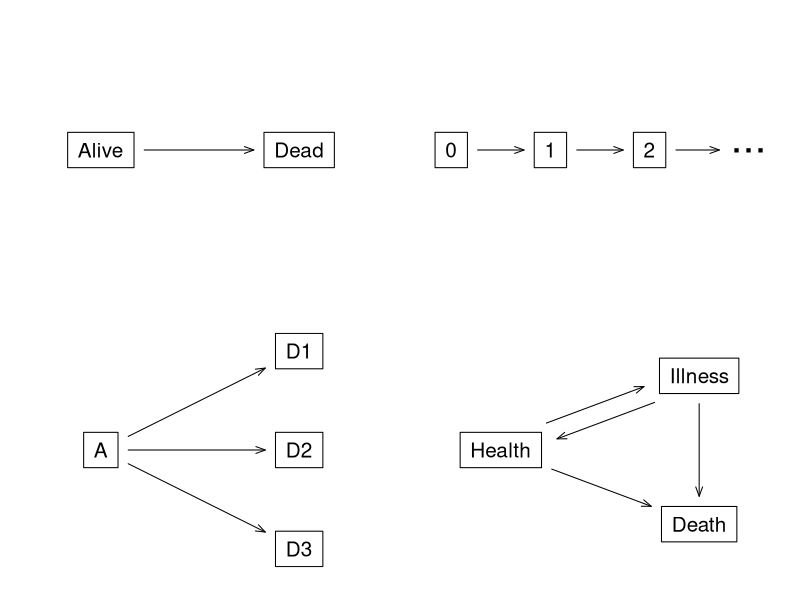
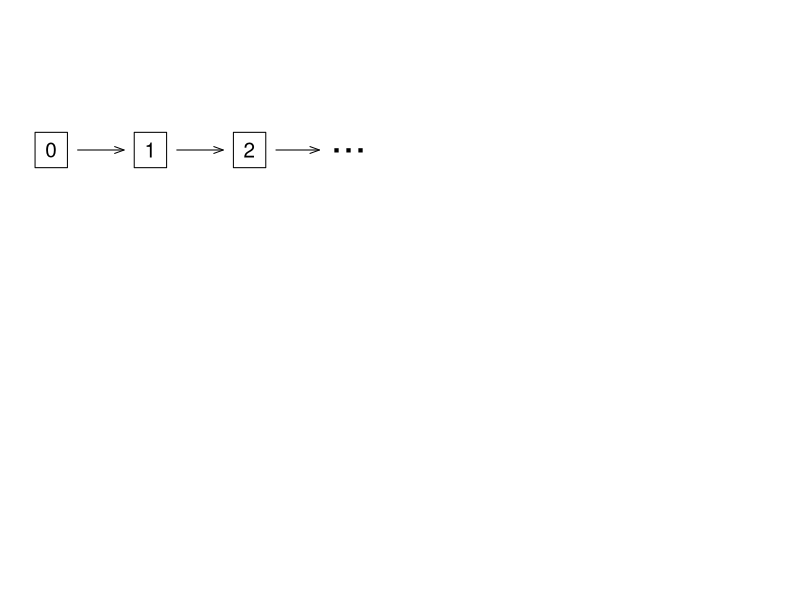
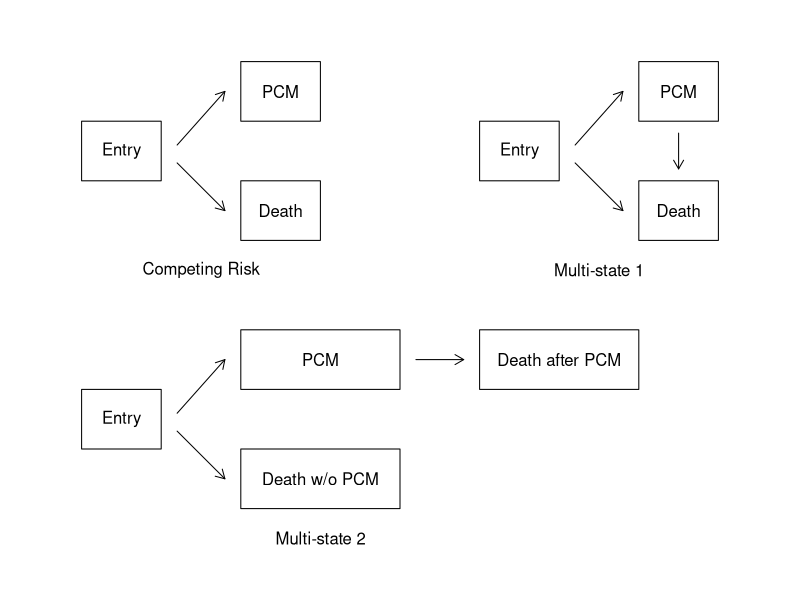
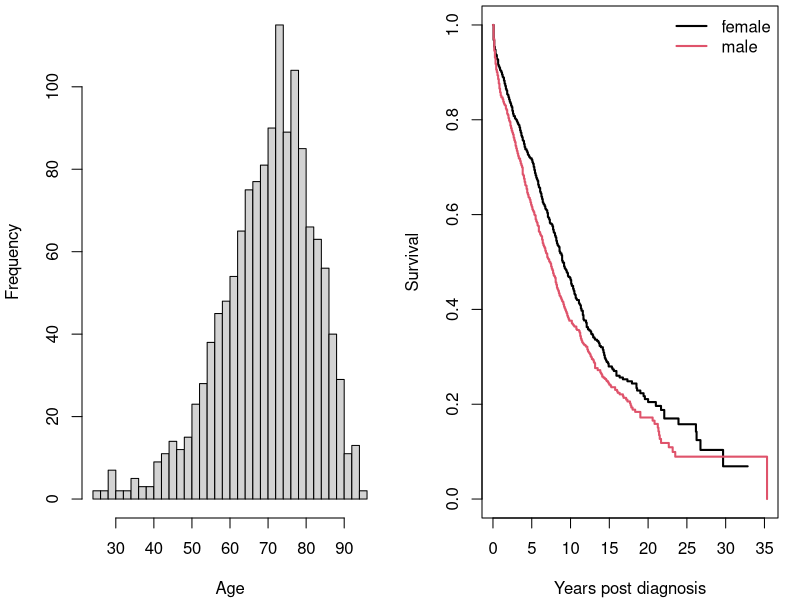
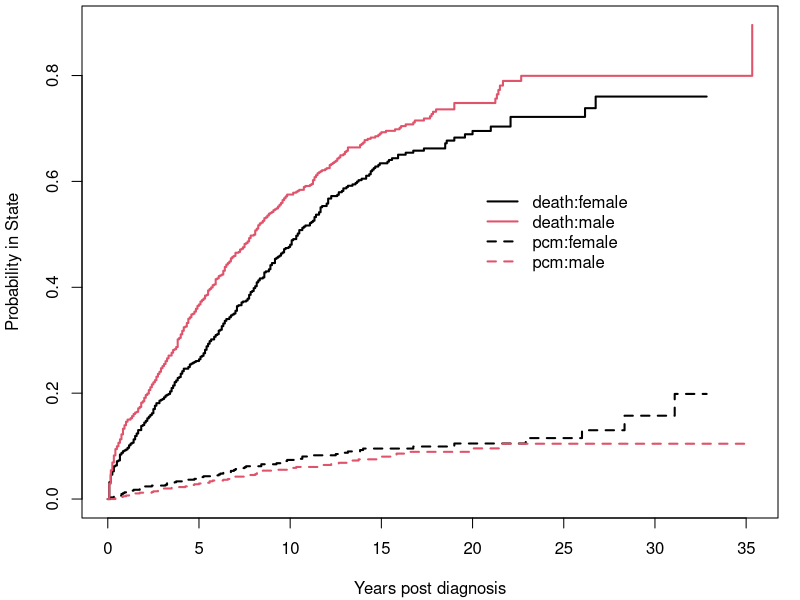
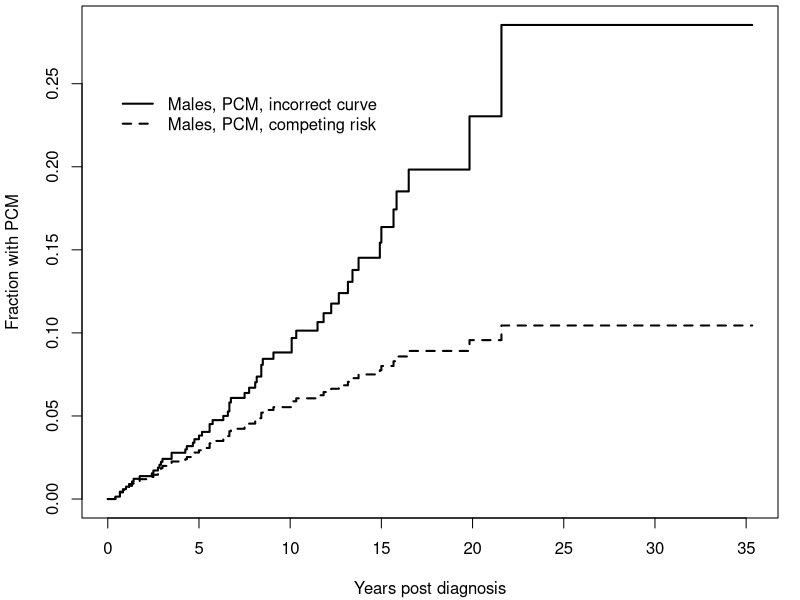
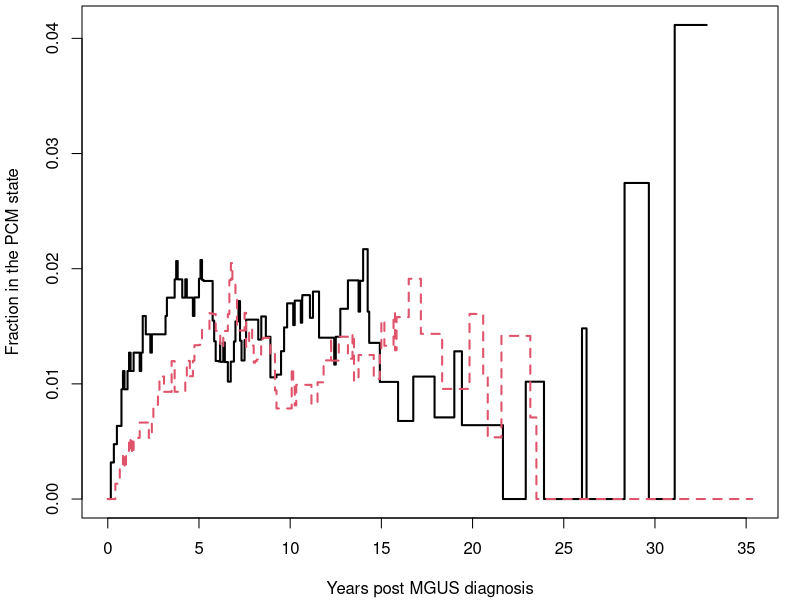
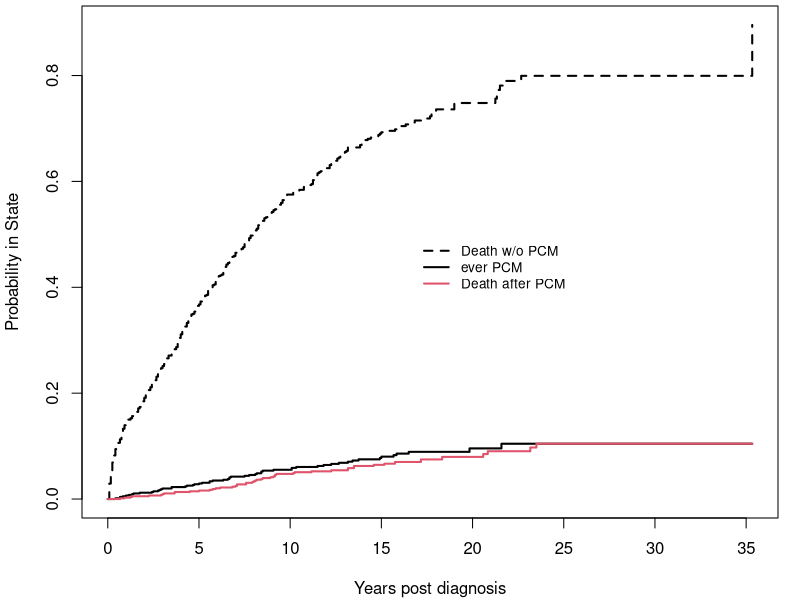

Generate these figures, in order, with R:
#!/usr/bin/r

### R code from vignette source 'compete.Rnw'

###################################################
### code chunk number 1: compete.Rnw:23-29
###################################################
options(continue="  ", width=60)
options(SweaveHooks=list(fig=function() par(mar=c(4.1, 4.1, .3, 1.1))))
pdf.options(pointsize=10) #text in graph about the same as regular text
options(contrasts=c("contr.treatment", "contr.poly")) #ensure default

library("survival")


###################################################
### code chunk number 2: sfig1
###################################################
getOption("SweaveHooks")[["fig"]]()
oldpar <- par(mar=c(.1, .1, .1, .1), mfrow=c(2,2))
cmat1 <- matrix(c(0,0,1,0), nrow=2,
                dimnames=list(c("Alive", "Dead"), c("Alive", "Dead")))
statefig(c(1,1), cmat1, cex=1.5)

state4 <- c("0", "1", "2", "...")
cmat4 <- matrix(0, 4,4, dimnames= list(state4, state4))
cmat4[1,2] <- cmat4[2,3] <- cmat4[3,4] <- 1
statefig(c(1,1,1,1), cmat4, bcol=c(1,1,1,0), cex=c(1.5, 1.5, 1.5, 3))

states <- c("A", "D1", "D2", "D3")
cmat2 <- matrix(0, 4,4, dimnames=list(states, states))
cmat2[1, -1] <- 1
statefig(c(1,3), cmat2, cex=1.5)

state3 <- c("Health", "Illness", "Death")
cmat3 <- matrix(0, 3, 3, dimnames = list(state3, state3))
cmat3[1,2] <- cmat3[2,1] <- cmat3[-3, 3] <- 1
statefig(c(1,2), cmat3, offset=.03, cex=1.5)

state4 <- c("0", "1", "2", "...")
cmat4 <- matrix(0, 4,4, dimnames= list(state4, state4))
cmat4[1,2] <- cmat4[2,3] <- cmat4[3,4] <- 1
statefig(c(1,1,1,1), cmat4, bcol=c(1,1,1,0), cex=c(1.5, 1.5, 1.5, 3))
par(oldpar)


###################################################
### code chunk number 3: crfig2
###################################################
getOption("SweaveHooks")[["fig"]]()
par(mar=c(.1, .1, .1, .1))
frame()
oldpar <- par(usr=c(0,100,0,100))
# first figure
xx <- c(0, 10, 10, 0)
yy <- c(0, 0, 10, 10)
polygon(xx +10, yy+70)
temp <- c(60, 80)
for (j in 1:2) {
  polygon(xx + 30, yy+ temp[j])
  arrows(22, 70 + 3*j, 28, temp[j] +5, length=.1)
}
text(c(15, 35, 35), c(75, 65, 85),c("Entry", "Death", "PCM"))
text(25, 55, "Competing Risk")

# Second figure
polygon(xx +60, yy+70)
for (j in 1:2) {
  polygon(xx + 80, yy+ temp[j])
  arrows(72, 70+ 3*j, 78, temp[j] +5, length=.1)
}
text(50+ c(15, 35, 35), c(75, 65, 85),c("Entry", "Death", "PCM"))
arrows(85, 78, 85, 72, length=.1)
text(75, 55, "Multi-state 1")

# third figure
polygon(xx+10, yy+25)
temp <- c(15, 35)
for (j in 1:2) {
  polygon(2*xx +30, yy + temp[j])
  arrows(22, 25 + 3*j, 28, temp[j] +5, length=.1)
}
text(c(15, 40, 40), c(30, 20, 40),c("Entry", "Death w/o PCM", "PCM"))
polygon(2*xx + 60, yy+temp[2])
arrows(52, 40, 58, 40, length=.1)
text(70, 40, "Death after PCM")
text(40, 10, "Multi-state 2")


###################################################
### code chunk number 4: mgus1
###################################################
getOption("SweaveHooks")[["fig"]]()
oldpar <- par(mfrow=c(1,2))
hist(mgus2$age, nclass=30, main='', xlab="Age")
with(mgus2, tapply(age, sex, mean))

mfit1 <- survfit(Surv(futime, death) ~ sex, data=mgus2)
mfit1
plot(mfit1, col=c(1,2), xscale=12, mark.time=FALSE, lwd=2,
     xlab="Years post diagnosis", ylab="Survival")
legend("topright", c("female", "male"), col=1:2, lwd=2, bty='n')
par(oldpar)


###################################################
### code chunk number 5: mgus2
###################################################
getOption("SweaveHooks")[["fig"]]()
etime <- with(mgus2, ifelse(pstat==0, futime, ptime))
event <- with(mgus2, ifelse(pstat==0, 2*death, 1))
event <- factor(event, 0:2, labels=c("censor", "pcm", "death"))
table(event)

mfit2 <- survfit(Surv(etime, event) ~ sex, data=mgus2)
print(mfit2, rmean=240, scale=12)
mfit2$transitions

plot(mfit2, col=c(1,2,1,2), lty=c(2,2,1,1),
     mark.time=FALSE, lwd=2,  xscale=12,
     xlab="Years post diagnosis", ylab="Probability in State")
legend(240, .6, c("death:female", "death:male", "pcm:female", "pcm:male"),
       col=c(1,2,1,2), lty=c(1,1,2,2), lwd=2, bty='n')


###################################################
### code chunk number 6: mgus3
###################################################
getOption("SweaveHooks")[["fig"]]()
pcmbad <- survfit(Surv(etime, pstat) ~ sex, data=mgus2)
plot(pcmbad[2], lwd=2, fun="event", conf.int=FALSE, xscale=12,
     xlab="Years post diagnosis", ylab="Fraction with PCM")
lines(mfit2[2,"pcm"], lty=2, lwd=2, mark.time=FALSE, conf.int=FALSE)
legend(0, .25, c("Males, PCM, incorrect curve", "Males, PCM, competing risk"),
       col=1, lwd=2, lty=c(1,2), bty='n')


###################################################
### code chunk number 7: mgus4
###################################################
ptemp <- with(mgus2, ifelse(ptime==futime & pstat==1, ptime-.1, ptime))
data3 <- tmerge(mgus2, mgus2,  id=id, death=event(futime, death),
                pcm = event(ptemp, pstat))
data3 <- tmerge(data3, data3, id, enum=cumtdc(tstart))
with(data3, table(death, pcm))


###################################################
### code chunk number 8: mgus4g
###################################################
getOption("SweaveHooks")[["fig"]]()
temp <- with(data3, ifelse(death==1, 2, pcm))
data3$event <- factor(temp, 0:2, labels=c("censor", "pcm", "death"))
mfit3 <- survfit(Surv(tstart, tstop, event) ~ sex, data=data3, id=id)
print(mfit3, rmean=240, digits=2)
mfit3$transitions
plot(mfit3[,"pcm"], mark.time=FALSE, col=1:2, lty=1:2, lwd=2,
     xscale=12,
     xlab="Years post MGUS diagnosis", ylab="Fraction in the PCM state")
legend(40, .4, c("female", "male"), lty=1:2, col=1:2, lwd=2, bty='n')


###################################################
### code chunk number 9: mgus5
###################################################
getOption("SweaveHooks")[["fig"]]()
# Death after PCM will correspond to data rows with
#  enum = 2 and event = death
d2 <- with(data3, ifelse(enum==2 & event=='death', 4, as.numeric(event)))
e2 <- factor(d2, labels=c("censor", "pcm", "death w/o pcm",
                          "death after pcm"))
mfit4 <- survfit(Surv(tstart, tstop, e2) ~ sex, data=data3, id=id)
plot(mfit2[2,], lty=c(1,2),
     xscale=12, mark.time=FALSE, lwd=2,
     xlab="Years post diagnosis", ylab="Probability in State")
lines(mfit4[2,4], mark.time=FALSE, col=2, lty=1, lwd=2,
      conf.int=FALSE)

legend(200, .5, c("Death w/o PCM", "ever PCM",
                  "Death after PCM"), col=c(1,1,2), lty=c(2,1,1),
       lwd=2, bty='n', cex=.82)


###################################################
### code chunk number 10: cfit1
###################################################
options(show.signif.stars = FALSE)  # display intelligence
cfit1 <- coxph(Surv(etime, event) ~ age + sex + mspike, mgus2, id=id)
cfit1$cmap
print(cfit1, digits=2)


###################################################
### code chunk number 11: mpyears
###################################################
pfit1 <- pyears(Surv(ptime, pstat) ~ sex, mgus2, scale=12)
round(100* pfit1$event/pfit1$pyears, 1)  # PCM rate per year

temp <- summary(mfit1, rmean="common")  #print the mean survival time
round(temp$table[,1:6], 1)


###################################################
### code chunk number 12: PCMcurve
###################################################
dummy <- expand.grid(sex=c("F", "M"), age=c(60, 80), mspike=1.2)
dummy
csurv  <- survfit(cfit1, newdata=dummy)
dim(csurv)


###################################################
### code chunk number 13: PCMcurve2
###################################################
getOption("SweaveHooks")[["fig"]]()
plot(csurv[,'pcm'], xmax=25*12, xscale=12,
     xlab="Years after MGUS diagnosis", ylab="PCM",
     col=1:2, lty=c(1,1,2,2), lwd=2)
legend(10, .14, outer(c("female", "male   "),
                      c("diagnosis at age 60", "diagnosis at age 80"),
                      paste, sep=", "),
       col=1:2, lty=c(1,1,2,2), bty='n', lwd=2)


###################################################
### code chunk number 14: year20
###################################################
# Print out a M/F results at 20 years
temp <- summary(csurv, time=20*12)$pstate
cbind(dummy, PCM= round(100*temp[,,2], 1))


###################################################
### code chunk number 15: fg1
###################################################
# (first three lines are identical to an earlier section)
etime <- with(mgus2, ifelse(pstat==0, futime, ptime))
event <- with(mgus2, ifelse(pstat==0, 2*death, 1))
event <- factor(event, 0:2, labels=c("censor", "pcm", "death"))

pcmdat <- finegray(Surv(etime, event) ~ ., data=mgus2,
                   etype="pcm")
pcmdat[1:4, c(1:3, 11:14)]

deathdat <- finegray(Surv(etime, event) ~ ., data=mgus2,
                     etype="death")
dim(pcmdat)
dim(deathdat)
dim(mgus2)


###################################################
### code chunk number 16: pfit2
###################################################
# The PCM curves of the multi-state model
pfit2 <- survfit(Surv(fgstart, fgstop, fgstatus) ~ sex,
                 data=pcmdat, weight=fgwt)
# The death curves of the multi-state model
dfit2 <- survfit(Surv(fgstart, fgstop, fgstatus) ~ sex,
                 data=deathdat, weight=fgwt)


###################################################
### code chunk number 17: fg2
###################################################
getOption("SweaveHooks")[["fig"]]()
fgfit1 <- coxph(Surv(fgstart, fgstop, fgstatus) ~ sex, data=pcmdat,
                weight= fgwt)
summary(fgfit1)
fgfit2 <- coxph(Surv(fgstart, fgstop, fgstatus) ~ sex, data=deathdat,
                weight= fgwt)
fgfit2

mfit2 <- survfit(Surv(etime, event) ~ sex, data=mgus2) #reprise the AJ
plot(mfit2[,'pcm'], col=1:2,
     lwd=2,  xscale=12,
     conf.times=c(5, 15, 25)*12,
     xlab="Years post diagnosis", ylab="Fraction with PCM")
ndata <- data.frame(sex=c("F", "M"))
fgsurv1 <- survfit(fgfit1, ndata)
lines(fgsurv1, fun="event", lty=2, lwd=2, col=1:2)
legend("topleft", c("Female, Aalen-Johansen", "Male, Aalen-Johansen",
                    "Female, Fine-Gray", "Male, Fine-Gray"),
       col=1:2, lty=c(1,1,2,2), bty='n')

# rate models with only sex
cfitr <- coxph(Surv(etime, event) ~ sex, mgus2, id=id)
rcurve <- survfit(cfitr, newdata=ndata)
#lines(rcurve[, 'pcm'], col=6:7)   # makes the plot too crowsded


###################################################
### code chunk number 18: fg3
###################################################
fgfit2a <- coxph(Surv(fgstart, fgstop, fgstatus) ~ age + sex + mspike,
                 data=pcmdat, weight=fgwt)

fgfit2b <-  coxph(Surv(fgstart, fgstop, fgstatus) ~ age + sex + mspike,
                  data=deathdat, weight=fgwt)
round(rbind(PCM= coef(fgfit2a), death=coef(fgfit2b)), 3)


###################################################
### code chunk number 19: finegray2
###################################################
getOption("SweaveHooks")[["fig"]]()
oldpar <- par(mfrow=c(1,2))
dummy <- expand.grid(sex= c("F", "M"), age=c(60, 80), mspike=1.2)
fsurv1 <- survfit(fgfit2a, dummy)  # time to progression curves
plot(fsurv1, xscale=12, col=1:2, lty=c(1,1,2,2), lwd=2, fun='event',
     xlab="Years", ylab="Fine-Gray predicted",
     xmax=12*25, ylim=c(0, .15))
legend(1, .15, c("Female, 60", "Male, 60","Female: 80", "Male, 80"),
       col=c(1,2,1,2), lty=c(1,1,2,2), lwd=2, bty='n')

plot(csurv[,2], xscale=12, col=1:2, lty=c(1,1,2,2), lwd=2,
     xlab="Years", ylab="Multi-state predicted",
     xmax=12*25, ylim=c(0, .15))
legend(1, .15, c("Female, 60", "Male, 60","Female: 80", "Male, 80"),
       col=c(1,2,1,2), lty=c(1,1,2,2), lwd=2, bty='n')
par(oldpar)


###################################################
### code chunk number 20: finegray-check
###################################################
getOption("SweaveHooks")[["fig"]]()
zph.fgfit2a <- cox.zph(fgfit2a)
zph.fgfit2a
plot(zph.fgfit2a[1])
abline(h=coef(fgfit2a)[1], lty=2, col=2)


###################################################
### code chunk number 21: finegray3
###################################################
getOption("SweaveHooks")[["fig"]]()
fsurv2 <- survfit(fgfit2b, dummy)  # time to progression curves
xtime <- 0:(30*12)  #30 years
y1a <- 1 - summary(fsurv1, times=xtime)$surv  #predicted pcm
y1b <- 1 - summary(fsurv2, times=xtime)$surv #predicted deaths before pcm
y1  <- (y1a + y1b)  #either

matplot(xtime/12, y1, col=1:2, lty=c(1,1,2,2), type='l',
        xlab="Years post diagnosis", ylab="FG: either endpoint")
abline(h=1, col=3)
legend("bottomright", c("Female, 60", "Male, 60","Female: 80", "Male, 80"),
       col=c(1,2,1,2), lty=c(1,1,2,2), lwd=2, bty='n')


###################################################
### code chunk number 22: hgfit
###################################################
hgfit <- coxph(list(Surv(etime, event) ~ age + sex + mspike,
                    1:2 + 1:3 ~ hgb / common),
               data = mgus2, id = id)
hgfit


###################################################
### code chunk number 23: hgfit2
###################################################
hgfit$coef

hgfit$cmap


###################################################
### code chunk number 24: compete.Rnw:1026-1029 (eval = FALSE)
###################################################
## list(1: c("pcm", "death") ~ hgb / common,
##      1:0  ~ hgb / common,
##      state("(s0)"): (2:3) ~ hgb / common)


###################################################
### code chunk number 25: c3
###################################################
cox3a <- coxph(Surv(tstart, tstop, event) ~ age + sex, data3, id=id)
cox3b <- coxph(list(Surv(tstart, tstop, event) ~ age + sex,
                    1:3 + 2:3 ~ 1/ common),
               data= data3, id= id)
cox3b$cmap


###################################################
### code chunk number 26: pcmstack
###################################################
temp1 <- data.frame(mgus2, time=etime, status=(event=="pcm"), group='pcm')
temp2 <- data.frame(mgus2, time=etime, status=(event=="death"), group="death")
stacked <- rbind(temp1, temp2)
allfit <- coxph(Surv(time, status) ~ hgb + (age + sex+ mspike)*strata(group),
                data=stacked)
all.equal(allfit$loglik, hgfit$loglik)

